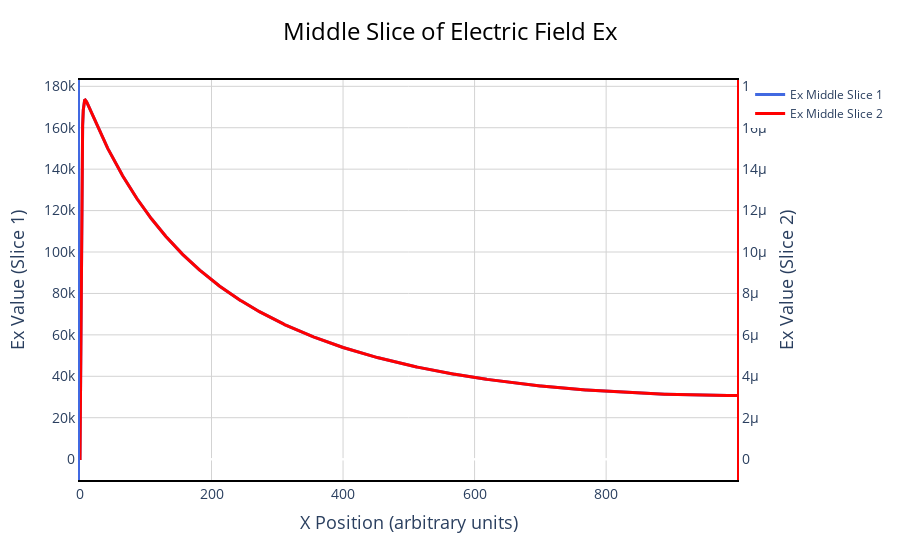

Notebook code cell kept with this figure:
### Code cell
%matplotlib inline
import plotly.graph_objects as go

# Extract the middle slice data for both Ex fields
Ex_middle_slice1 = Ex1[npy // 2, :]
Ex_middle_slice2 = Ex2[npy // 2, :]

# Create the x-axis values (assuming they correspond to indices; modify if needed)
x_values = np.arange(npx)

# Create the plot
fig = go.Figure()

# Plot Ex_middle_slice1 with the primary y-axis
fig.add_trace(go.Scatter(
    x=x_values, 
    y=Ex_middle_slice1, 
    mode='lines',
    line=dict(color='royalblue', width=3),
    name='Ex Middle Slice 1',
    yaxis="y1"
))

# Plot Ex_middle_slice2 with the secondary y-axis
fig.add_trace(go.Scatter(
    x=x_values, 
    y=Ex_middle_slice2, 
    mode='lines',
    line=dict(color='red', width=3),
    name='Ex Middle Slice 2',
    yaxis="y2"
))

# Update layout for the dual y-axes
fig.update_layout(
    title=dict(
        text="Middle Slice of Electric Field Ex",
        x=0.5,  # Center title
        font=dict(size=24, color="black")
    ),
    xaxis=dict(
        title="X Position (arbitrary units)", 
        titlefont=dict(size=18), 
        tickfont=dict(size=14),
        showline=True, 
        linewidth=2, 
        linecolor='black', 
        mirror=True,
        showgrid=True,         # Enable x-axis grid
        gridcolor='lightgrey'   # Set x-axis grid color
    ),
    yaxis=dict(
        title="Ex Value (Slice 1)", 
        titlefont=dict(size=18), 
        tickfont=dict(size=14),
        showline=True, 
        linewidth=2, 
        linecolor='royalblue', 
        mirror=True,
        showgrid=True,         # Enable grid on primary y-axis
        gridcolor='lightgrey'   # Set y-axis grid color
    ),
    yaxis2=dict(
        title="Ex Value (Slice 2)", 
        titlefont=dict(size=18), 
        tickfont=dict(size=14),
        showline=True, 
        linewidth=2, 
        linecolor='red', 
        overlaying="y", 
        side="right",           # Position y-axis 2 on the right
        showgrid=False          # Disable grid on secondary y-axis
    ),
    plot_bgcolor="white",
    margin=dict(l=80, r=80, t=80, b=80)
)

# Show the figure
fig.show()

### Figure 1 — Plotly figure (JSON) as saved in the notebook; plotly's stock layout.template omitted (floating-point values rounded to 4 significant figures; data arrays with more than 128 entries replaced by an {"elided": "..."} marker saying what was removed)
{"data": [{"line": {"color": "royalblue", "width": 3}, "mode": "lines", "name": "Ex Middle Slice 1", "type": "scatter", "x": {"elided": "1000 int values"}, "y": {"elided": "1000 float values"}, "yaxis": "y"}, {"line": {"color": "red", "width": 3}, "mode": "lines", "name": "Ex Middle Slice 2", "type": "scatter", "x": {"elided": "1000 int values"}, "y": {"elided": "1000 float values"}, "yaxis": "y2"}], "layout": {"margin": {"b": 80, "l": 80, "r": 80, "t": 80}, "plot_bgcolor": "white", "title": {"font": {"color": "black", "size": 24}, "text": "Middle Slice of Electric Field Ex", "x": 0.5}, "xaxis": {"gridcolor": "lightgrey", "linecolor": "black", "linewidth": 2, "mirror": true, "showgrid": true, "showline": true, "tickfont": {"size": 14}, "title": {"font": {"size": 18}, "text": "X Position (arbitrary units)"}}, "yaxis": {"gridcolor": "lightgrey", "linecolor": "royalblue", "linewidth": 2, "mirror": true, "showgrid": true, "showline": true, "tickfont": {"size": 14}, "title": {"font": {"size": 18}, "text": "Ex Value (Slice 1)"}}, "yaxis2": {"linecolor": "red", "linewidth": 2, "overlaying": "y", "showgrid": false, "showline": true, "side": "right", "tickfont": {"size": 14}, "title": {"font": {"size": 18}, "text": "Ex Value (Slice 2)"}}}}
